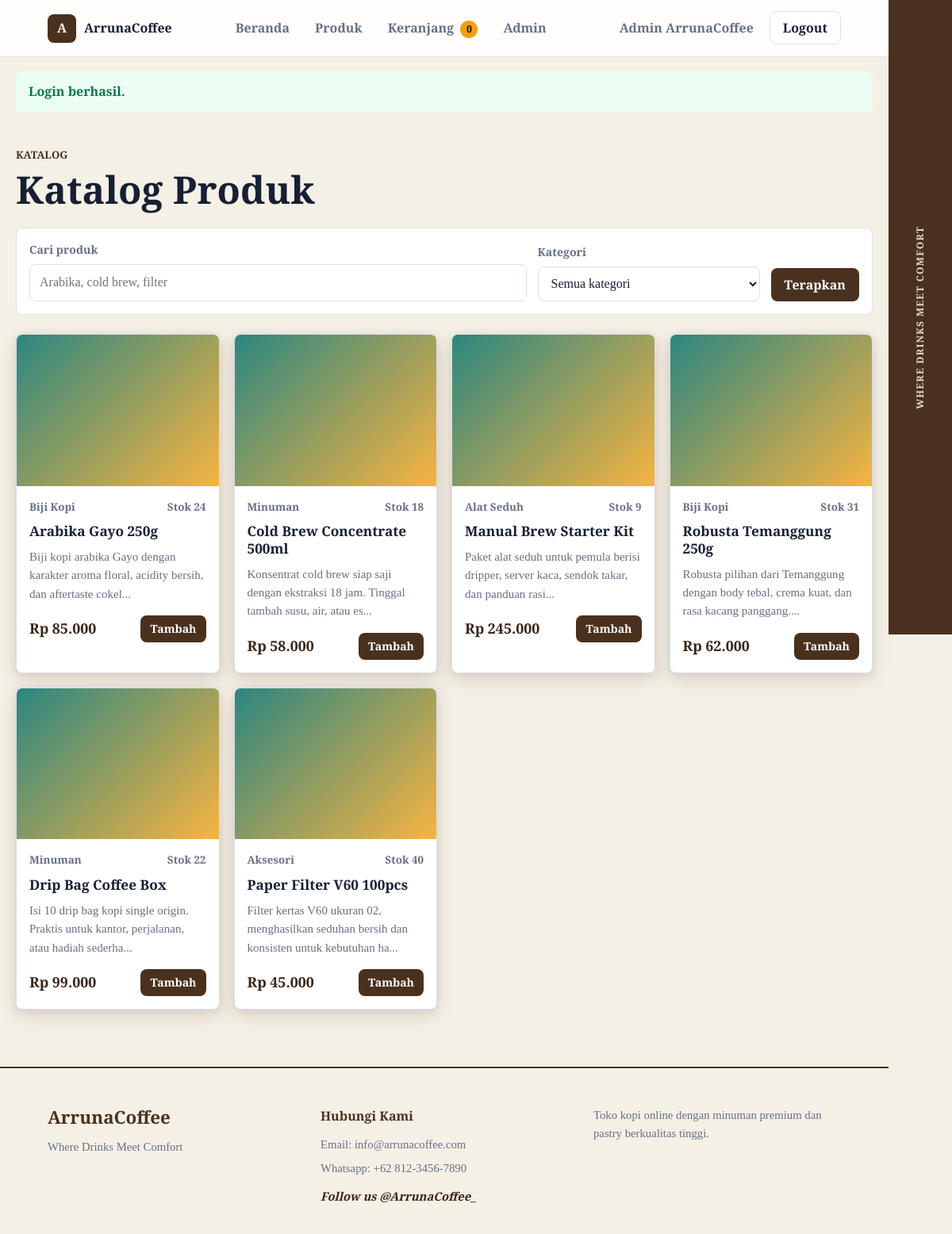
Screenshot of /index.php?page=products (signed in) with the database file from the repository.
### tables this page shows
CREATE TABLE products (
    id INT AUTO_INCREMENT PRIMARY KEY,
    name VARCHAR(160) NOT NULL,
    category VARCHAR(80) NOT NULL,
    description TEXT NOT NULL,
    price DECIMAL(12, 2) NOT NULL,
    stock INT NOT NULL DEFAULT 0,
    image_url VARCHAR(500) NOT NULL,
    featured TINYINT(1) NOT NULL DEFAULT 0,
    is_active TINYINT(1) NOT NULL DEFAULT 1,
    created_at TIMESTAMP DEFAULT CURRENT_TIMESTAMP,
    updated_at TIMESTAMP DEFAULT CURRENT_TIMESTAMP ON UPDATE CURRENT_TIMESTAMP
);

### app/bootstrap.php (called while the page is built, shortened)
<?php
function config(string $key): mixed
{
    static $config = null;
    if ($config === null) {
        $config = require __DIR__ . '/../config/database.php';
    }
    return $config[$key] ?? null;
}
function db(): PDO
{
    static $pdo = null;
    if ($pdo instanceof PDO) {
        return $pdo;
    }
    $charset = config('charset') ?: 'utf8mb4';
    if (config('socket')) {
        $dsn = 'mysql:unix_socket=' . config('socket') . ';dbname=' . config('database') . ';charset=' . $charset;
    } else {
        $dsn = 'mysql:host=' . config('host') . ';port=' . config('port') . ';dbname=' . config('database') . ';charset=' . $charset;
    }
    $pdo = new PDO($dsn, config('username'), config('password'), [
        PDO::ATTR_ERRMODE => PDO::ERRMODE_EXCEPTION,
        PDO::ATTR_DEFAULT_FETCH_MODE => PDO::FETCH_ASSOC,
        PDO::ATTR_EMULATE_PREPARES => false,
    ]);
    return $pdo;
}
function e(mixed $value): string
{
    return htmlspecialchars((string) $value, ENT_QUOTES, 'UTF-8');
}
function rupiah(mixed $value): string
{
    return 'Rp ' . number_format((float) $value, 0, ',', '.');
}
function excerpt(string $value, int $limit = 92): string
{
    $text = trim(preg_replace('/\s+/', ' ', $value) ?? $value);
    return rtrim(substr($text, 0, max(0, $limit - 3))) . '...';
}
function take_flashes(): array
{
    $messages = $_SESSION['flash'] ?? [];
    return $messages;
}
function current_user(): ?array
{
    return $_SESSION['user'] ?? null;
}
function is_admin(): bool
{
    return (current_user()['role'] ?? null) === 'admin';
}
function cart(): array
{
    return $_SESSION['cart'];
}
function cart_count(): int
{
    return array_sum(array_map('intval', cart()));
}

### public/index.php (the view, shortened to what this page needs)
<?php
require_once __DIR__ . '/../app/bootstrap.php';
try {
    render_page();
} catch (PDOException $exception) {
    render_database_error($exception);
}
function render_page(): void
{
    $page = $_GET['page'] ?? 'home';
    render_header(page_title($page));
    match ($page) {
        'home' => render_home(),
        'products' => render_products(),
        'product' => render_product_detail(),
        'cart' => render_cart(),
        'checkout' => render_checkout(),
        'order' => render_order(),
        'login' => render_login(),
        'register' => render_register(),
        'admin' => render_admin(),
        'product-form' => render_product_form(),
        default => render_not_found(),
    };
    render_footer();
}
function page_title(string $page): string
{
    return match ($page) {
        'products' => 'Katalog Produk',
        'product' => 'Detail Produk',
        'cart' => 'Keranjang Belanja',
        'checkout' => 'Checkout',
        'order' => 'Detail Pesanan',
        'login' => 'Login',
        'register' => 'Registrasi',
        'admin' => 'Dashboard Admin',
        'product-form' => 'Form Produk',
        default => 'ArrunaCoffee',
    };
}
function render_header(string $title): void
{
    $user = current_user();
    ?>
    <!doctype html>
    <html lang="id">
    <head>
        <link rel="stylesheet" href="assets/css/style.css">
    </head>
    <body>
        <aside class="site-sidebar">
            <div class="sidebar-tagline">WHERE DRINKS MEET COMFORT</div>
        </aside>
        <header class="site-header">
            <a class="brand" href="index.php">
                <span class="brand-mark">A</span>
                <span>ArrunaCoffee</span>
            </a>
            <nav class="main-nav" aria-label="Navigasi utama">
                <a href="index.php">Beranda</a>
                <a href="index.php?page=products">Produk</a>
                <a href="index.php?page=cart">Keranjang <span class="badge"><?= cart_count() ?></span></a>
                <?php if (is_admin()): ?>
                    <a href="index.php?page=admin">Admin</a>
                <?php endif; ?>
            </nav>
            <div class="user-area">
                <?php if ($user): ?>
                    <span class="user-name"><?= e($user['name']) ?></span>
                    <form method="post" class="inline-form">
                        <button class="btn btn-ghost" type="submit">Logout</button>
                    </form>
                <?php else: ?>
                    <a class="btn btn-ghost" href="index.php?page=login">Login</a>
                    <a class="btn btn-primary" href="index.php?page=register">Daftar</a>
                <?php endif; ?>
            </div>
        </header>
        <main>
            <?php foreach (take_flashes() as $message): ?>
                <div class="flash flash-<?= e($message['type']) ?>"><?= e($message['message']) ?></div>
            <?php endforeach; ?>
    <?php
}
function render_footer(): void
{
    ?>
        </main>
        <footer class="site-footer">
            <div class="footer-content">
                <div class="footer-brand">
                    <h3>ArrunaCoffee</h3>
                    <p>Where Drinks Meet Comfort</p>
                </div>
                <div class="footer-contact">
                    <h4>Hubungi Kami</h4>
                    <p>Email: info@arrunacoffee.com</p>
                    <p>Whatsapp: +62 812-3456-7890</p>
                    <p class="social-media">Follow us @ArrunaCoffee_</p>
                </div>
                <div class="footer-info">
                    <p>Toko kopi online dengan minuman premium dan pastry berkualitas tinggi.</p>
                </div>
            </div>
        </footer>
    </body>
    </html>
    <?php
}
    ?>
    <?php
function render_products(): void
{
    $search = trim($_GET['q'] ?? '');
    $params = [];
    $sql = 'SELECT * FROM products WHERE is_active = 1';
    $sql .= ' ORDER BY featured DESC, name ASC';
    $stmt = db()->prepare($sql);
    $stmt->execute($params);
    $products = $stmt->fetchAll();
    ?>
    <section class="section compact">
        <div class="section-heading">
            <p class="eyebrow">Katalog</p>
            <h1>Katalog Produk</h1>
        </div>
        <form class="filter-bar" method="get">
            <label>
                <span>Cari produk</span>
                <input type="search" name="q" value="<?= e($search) ?>" placeholder="Arabika, cold brew, filter">
            </label>
            <label>
                <span>Kategori</span>
                <select name="category">
                    <option value="">Semua kategori</option>
                </select>
            </label>
            <button class="btn btn-primary" type="submit">Terapkan</button>
        </form>
        <?php if (!$products): ?>
            <div class="empty-state">Produk tidak ditemukan.</div>
        <?php else: ?>
            <div class="product-grid">
                <?php foreach ($products as $product): ?>
                    <?php render_product_card($product); ?>
                <?php endforeach; ?>
            </div>
        <?php endif; ?>
    </section>
    <?php
}
function render_product_card(array $product): void
{
    ?>
    <article class="product-card">
        <a class="product-image" href="index.php?page=product&id=<?= (int) $product['id'] ?>">
        </a>
        <div class="product-body">
            <div class="product-meta">
                <span><?= e($product['category']) ?></span>
                <span>Stok <?= (int) $product['stock'] ?></span>
            </div>
            <h3><a href="index.php?page=product&id=<?= (int) $product['id'] ?>"><?= e($product['name']) ?></a></h3>
            <p><?= e(excerpt($product['description'])) ?></p>
            <div class="product-footer">
                <strong><?= rupiah($product['price']) ?></strong>
                <form method="post">
                    <button class="btn btn-small btn-primary" type="submit" <?= (int) $product['stock'] < 1 ? 'disabled' : '' ?>>Tambah</button>
                </form>
            </div>
        </div>
    </article>
    <?php
}
    ?>

### rows the page displays
products: category "Biji Kopi", stock "24", name "Arabika Gayo 250g", description "Biji kopi arabika Gayo dengan karakter aroma floral, acidity bersih, dan aftertaste cokel...", price "Rp 85.000"
products: category "Minuman", stock "18", name "Cold Brew Concentrate 500ml", description "Konsentrat cold brew siap saji dengan ekstraksi 18 jam. Tinggal tambah susu, air, atau es...", price "Rp 58.000"
products: category "Alat Seduh", stock "9", name "Manual Brew Starter Kit", description "Paket alat seduh untuk pemula berisi dripper, server kaca, sendok takar, dan panduan rasi...", price "Rp 245.000"
products: category "Biji Kopi", stock "31", name "Robusta Temanggung 250g", description "Robusta pilihan dari Temanggung dengan body tebal, crema kuat, dan rasa kacang panggang....", price "Rp 62.000"
products: category "Minuman", stock "22", name "Drip Bag Coffee Box", description "Isi 10 drip bag kopi single origin. Praktis untuk kantor, perjalanan, atau hadiah sederha...", price "Rp 99.000"
products: category "Aksesori", stock "40", name "Paper Filter V60 100pcs", description "Filter kertas V60 ukuran 02, menghasilkan seduhan bersih dan konsisten untuk kebutuhan ha...", price "Rp 45.000"

### other values shown
cart_count() "0"
$user['name'] "Admin ArrunaCoffee"
$message['message'] "Login berhasil."
